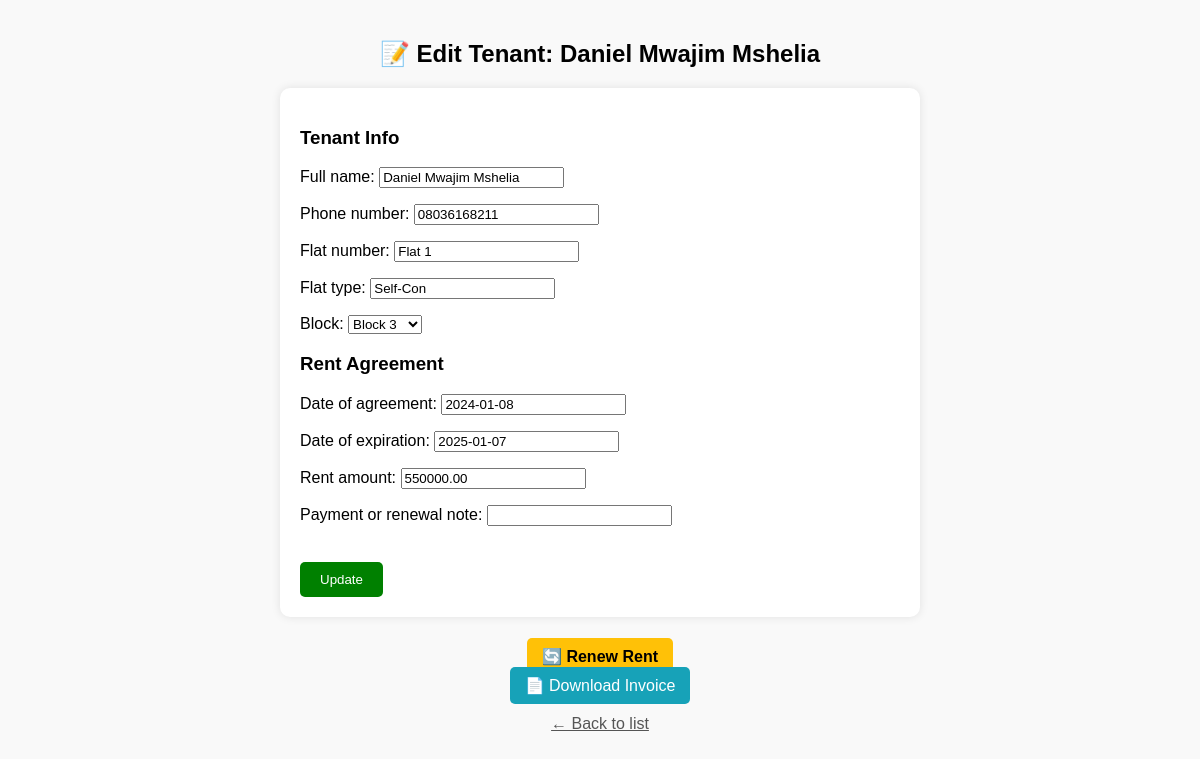
Page /edit/3/ (signed in) on the committed database.
### estate/models.py (models this page shows, shortened)
class Tenant(models.Model):
    full_name = models.CharField(max_length=255)
    phone_number = models.CharField(max_length=20)
    flat_number = models.CharField(max_length=10)
    flat_type = models.CharField(max_length=50)  # E.g., Self-Con, 1 Bed
    block = models.ForeignKey(Block, on_delete=models.CASCADE, related_name='tenants')

class RentAgreement(models.Model):
    tenant = models.ForeignKey(Tenant, on_delete=models.CASCADE, related_name='agreements')
    date_of_agreement = models.DateField()
    date_of_expiration = models.DateField()
    rent_amount = models.DecimalField(max_digits=10, decimal_places=2)
    payment_or_renewal_note = models.CharField(max_length=255, blank=True, null=True)

### estate/views.py (the view)
# urls.py: path('edit/<int:tenant_id>/', views.edit_tenant, name='edit_tenant'),
@login_required
@permission_required('estate.change_tenant', raise_exception=True)
def edit_tenant(request, tenant_id):
    tenant = get_object_or_404(Tenant, pk=tenant_id)
    agreement = tenant.agreements.order_by('-date_of_expiration').first()
    if request.method == 'POST':
        tenant_form = TenantForm(request.POST, instance=tenant)
        agreement_form = RentAgreementForm(request.POST, instance=agreement)
        if tenant_form.is_valid() and agreement_form.is_valid():
            tenant_form.save()
            agreement_form.save()
            messages.success(request, "Tenant updated successfully!")
            return redirect('tenant_list')
    else:
        tenant_form = TenantForm(instance=tenant)
        agreement_form = RentAgreementForm(instance=agreement)
    return render(request, 'estate/edit_tenant.html', {
        'tenant_form': tenant_form,
        'agreement_form': agreement_form,
        'tenant': tenant
    })

### estate/forms.py
class TenantForm(forms.ModelForm):
    class Meta:
        model = Tenant
        fields = ['full_name', 'phone_number', 'flat_number', 'flat_type', 'block']

class RentAgreementForm(forms.ModelForm):
    class Meta:
        model = RentAgreement
        fields = ['date_of_agreement', 'date_of_expiration', 'rent_amount', 'payment_or_renewal_note']

### estate/models.py (called while the page is built)
    def __str__(self):
        return f"Block {self.number}"

### estate/templates/estate/edit_tenant.html (shortened to what this page needs)
{% extends 'estate/base.html' %}
{% block content %}
<h2 style="text-align: center;">📝 Edit Tenant: {{ tenant.full_name }}</h2>
<form method="post" style="
    max-width: 600px;
    margin: auto;
    background: white;
    padding: 20px;
    border-radius: 10px;
    box-shadow: 0 0 10px rgba(0,0,0,0.1);
">
    <h3>Tenant Info</h3>
    {{ tenant_form.as_p }}
    <h3>Rent Agreement</h3>
    {{ agreement_form.as_p }}
    <button type="submit" style="
        margin-top: 20px;
        padding: 10px 20px;
        background: green;
        color: white;
        border: none;
        border-radius: 5px;
    ">Update</button>
</form>
<div style="text-align:center; margin-top: 30px;">
    <a href="{% url 'renew_rent' tenant.id %}" style="
        background: #ffc107;
        padding: 10px 15px;
        border-radius: 5px;
        color: black;
        text-decoration: none;
        font-weight: bold;
    ">
        🔄 Renew Rent
    </a>
</div>
<div style="text-align:center; margin-top: 10px;">
    <a href="{% url 'generate_invoice' tenant.id %}" style="
        background: #17a2b8;
        padding: 10px 15px;
        border-radius: 5px;
        color: white;
        text-decoration: none;
    ">
        📄 Download Invoice
    </a>
</div>
<a href="{% url 'tenant_list' %}" style="
    text-align: center;
    display: block;
    margin-top: 20px;
    color: #555;
">
    ← Back to list
</a>
{% endblock %}

### estate/templates/estate/base.html (style rules this page uses)
body { font-family: Arial, sans-serif; background: #f9f9f9; padding: 20px; margin: 0; }

### rows in the picture
Tenant: full_name "Daniel Mwajim Mshelia", phone_number "08036168211", flat_number "Flat 1", flat_type "Self-Con", block "Block 3"
RentAgreement: date_of_agreement "2024-01-08", date_of_expiration "2025-01-07", rent_amount "550000.00"
